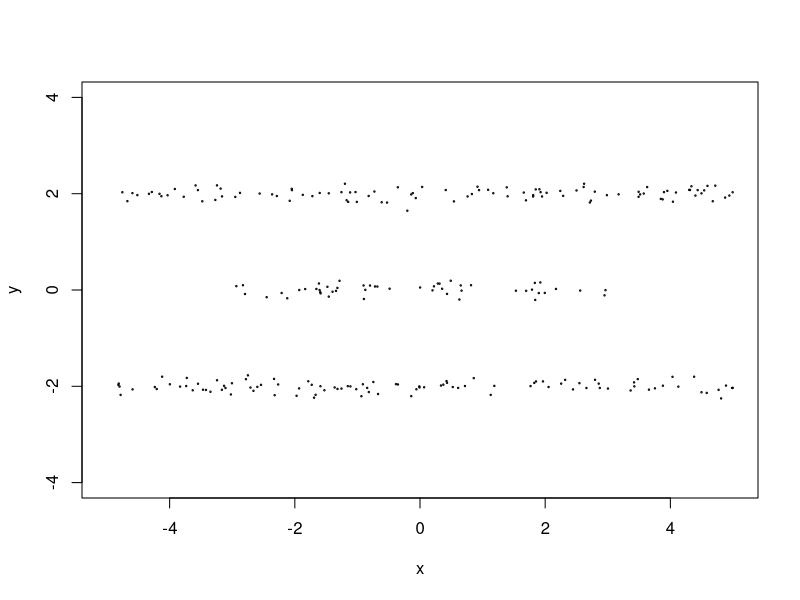
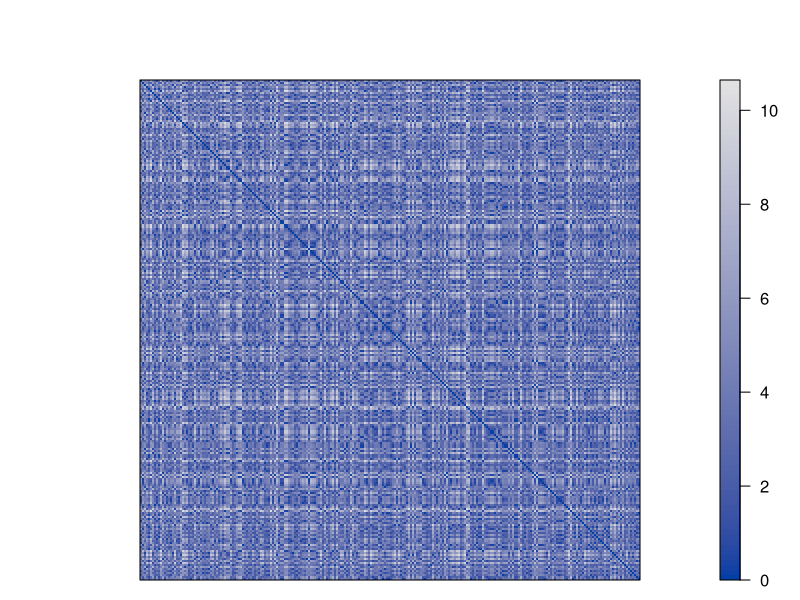
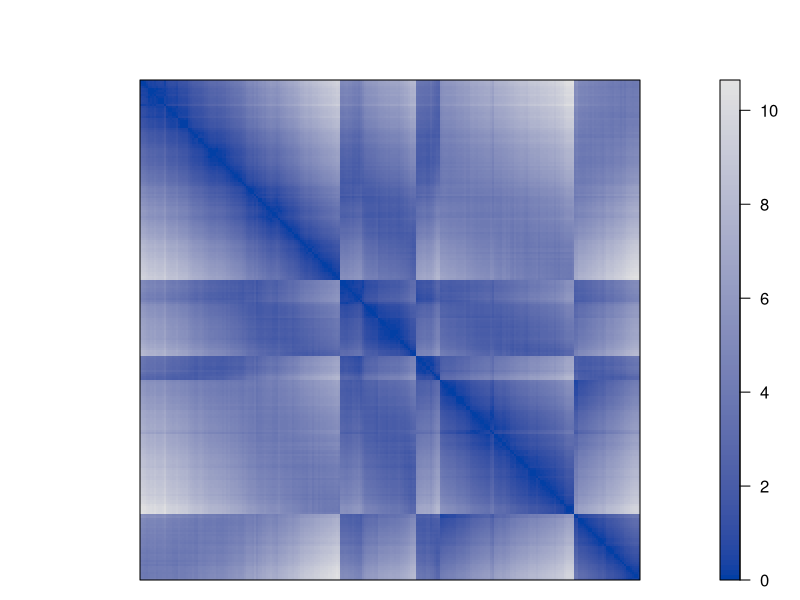
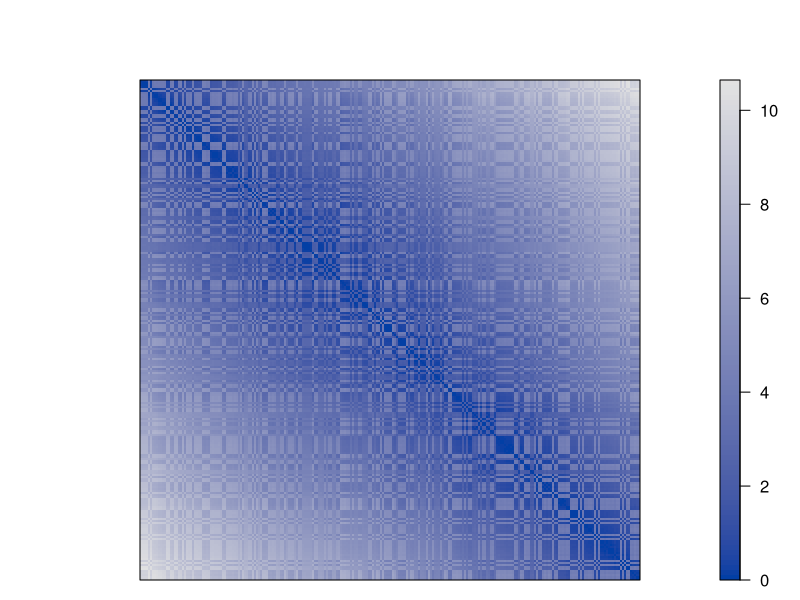
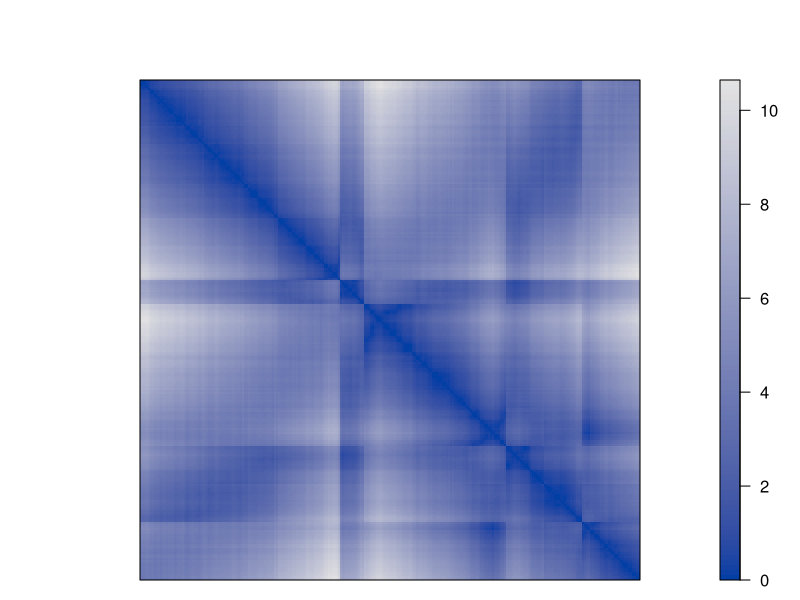
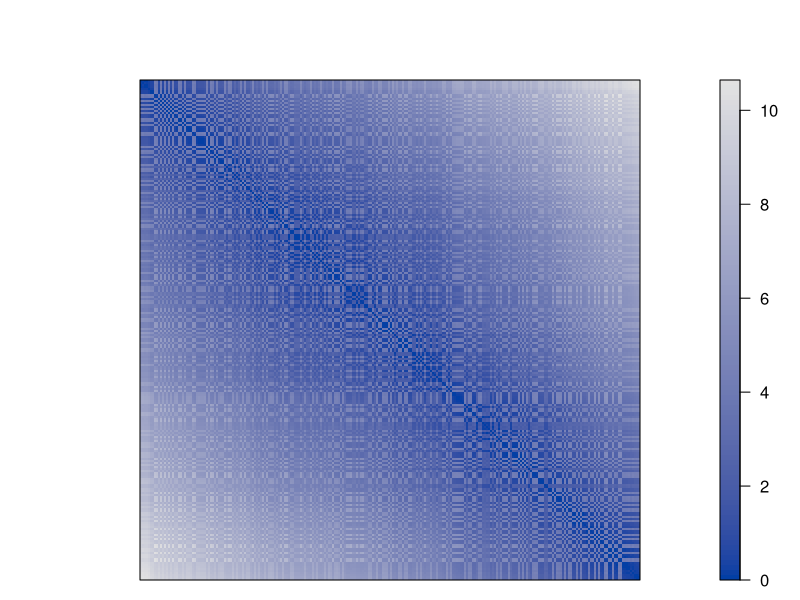

Write the R code that produced these figures, in order. (Note: this script raises an error after producing the figures.)
### lines data set from iVAT paper

n1 <- 100
n2 <- 50
n3 <- 100

x1 <- data.frame(x = runif(n1, -5, 5), y = rnorm(n1, mean = 2, sd = .1))
x2 <- data.frame(x = runif(n2, -3, 3), y = rnorm(n2, mean = 0, sd = .1))
x3 <- data.frame(x = runif(n3, -5, 5), y = rnorm(n3, mean = -2, sd = .1))

x <- rbind(x1, x2, x3)
x <- x[sample(nrow(x)),]


plot(x, xlim=c(-5,5), ylim=c(-4,4), cex=.2)

library(seriation)
d <- dist(x)
pimage(d)

pimage(d, seriate(d, "VAT"))
pimage(d, seriate(d, "ARSA"))
pimage(d, seriate(d, "TSP"))
pimage(d, seriate(d, "MDS"))
pimage(d, seriate(d, "Spectreal"))
pimage(d, seriate(d, "HC_single"))
pimage(d, seriate(d, "HC_complete"))
pimage(d, seriate(d, "HC_average"))
pimage(d, seriate(d, "OLO"))
pimage(d, seriate(d, "OLO", control=list(method="single")))
pimage(d, seriate(d, "GW", control=list(method="single")))
pimage(d, seriate(d, "SPIN_NH"))
